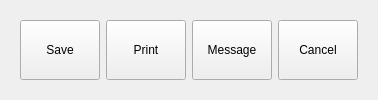
      <widget class="QWidget" name="ro_hub_buttons">
       <property name="minimumSize">
        <size>
         <width>0</width>
         <height>50</height>
        </size>
       </property>
       <property name="styleSheet">
        <string notr="true"/>
       </property>
       <layout class="QGridLayout" name="gridLayout_28">
        <item row="0" column="0">
         <widget class="QFrame" name="frame_6">
          <property name="minimumSize">
           <size>
            <width>0</width>
            <height>50</height>
           </size>
          </property>
          <property name="styleSheet">
           <string notr="true"/>
          </property>
          <property name="frameShape">
           <enum>QFrame::NoFrame</enum>
          </property>
          <property name="frameShadow">
           <enum>QFrame::Raised</enum>
          </property>
          <layout class="QGridLayout" name="gridLayout_35">
           <item row="0" column="5">
            <widget class="QPushButton" name="cancel_ro_button">
             <property name="sizePolicy">
              <sizepolicy hsizetype="Preferred" vsizetype="Preferred">
               <horstretch>0</horstretch>
               <verstretch>0</verstretch>
              </sizepolicy>
             </property>
             <property name="maximumSize">
              <size>
               <width>200</width>
               <height>16777215</height>
              </size>
             </property>
             <property name="styleSheet">
              <string notr="true"/>
             </property>
             <property name="text">
              <string>Cancel</string>
             </property>
             <property name="icon">
              <iconset resource="openauto_resources.qrc">
               <normaloff>:/resources/icons3/24x24/cil-x.png</normaloff>:/resources/icons3/24x24/cil-x.png</iconset>
             </property>
             <property name="iconSize">
              <size>
               <width>30</width>
               <height>30</height>
              </size>
             </property>
            </widget>
           </item>
           <item row="0" column="2">
            <widget class="QPushButton" name="save_ro_button">
             <property name="sizePolicy">
              <sizepolicy hsizetype="Preferred" vsizetype="Preferred">
               <horstretch>0</horstretch>
               <verstretch>0</verstretch>
              </sizepolicy>
             </property>
             <property name="minimumSize">
              <size>
               <width>0</width>
               <height>0</height>
              </size>
             </property>
             <property name="maximumSize">
              <size>
               <width>200</width>
               <height>16777215</height>
              </size>
             </property>
             <property name="styleSheet">
              <string notr="true"/>
             </property>
             <property name="text">
              <string>Save</string>
             </property>
             <property name="icon">
              <iconset resource="openauto_resources.qrc">
               <normaloff>:/resources/icons3/24x24/cil-save.png</normaloff>:/resources/icons3/24x24/cil-save.png</iconset>
             </property>
             <property name="iconSize">
              <size>
               <width>30</width>
               <height>30</height>
              </size>
             </property>
            </widget>
           </item>
           <item row="0" column="4">
            <widget class="QPushButton" name="message_customer_button">
             <property name="sizePolicy">
              <sizepolicy hsizetype="Preferred" vsizetype="Preferred">
               <horstretch>0</horstretch>
               <verstretch>0</verstretch>
              </sizepolicy>
             </property>
             <property name="maximumSize">
              <size>
               <width>200</width>
               <height>16777215</height>
              </size>
             </property>
             <property name="styleSheet">
              <string notr="true"/>
             </property>
             <property name="text">
              <string>Message</string>
             </property>
             <property name="icon">
              <iconset resource="openauto_resources.qrc">
               <normaloff>:/resources/icons3/24x24/cil-speech.png</normaloff>:/resources/icons3/24x24/cil-speech.png</iconset>
             </property>
             <property name="iconSize">
              <size>
               <width>30</width>
               <height>30</height>
              </size>
             </property>
            </widget>
           </item>
           <item row="0" column="3">
            <widget class="QPushButton" name="print_ro_button">
             <property name="sizePolicy">
              <sizepolicy hsizetype="Preferred" vsizetype="Preferred">
               <horstretch>0</horstretch>
               <verstretch>0</verstretch>
              </sizepolicy>
             </property>
             <property name="maximumSize">
              <size>
               <width>200</width>
               <height>16777215</height>
              </size>
             </property>
             <property name="styleSheet">
              <string notr="true"/>
             </property>
             <property name="text">
              <string>Print</string>
             </property>
             <property name="icon">
              <iconset resource="openauto_resources.qrc">
               <normaloff>:/resources/icons3/24x24/cil-print.png</normaloff>:/resources/icons3/24x24/cil-print.png</iconset>
             </property>
             <property name="iconSize">
              <size>
               <width>30</width>
               <height>30</height>
              </size>
             </property>
            </widget>
           </item>
          </layout>
         </widget>
        </item>
       </layout>
      </widget>
